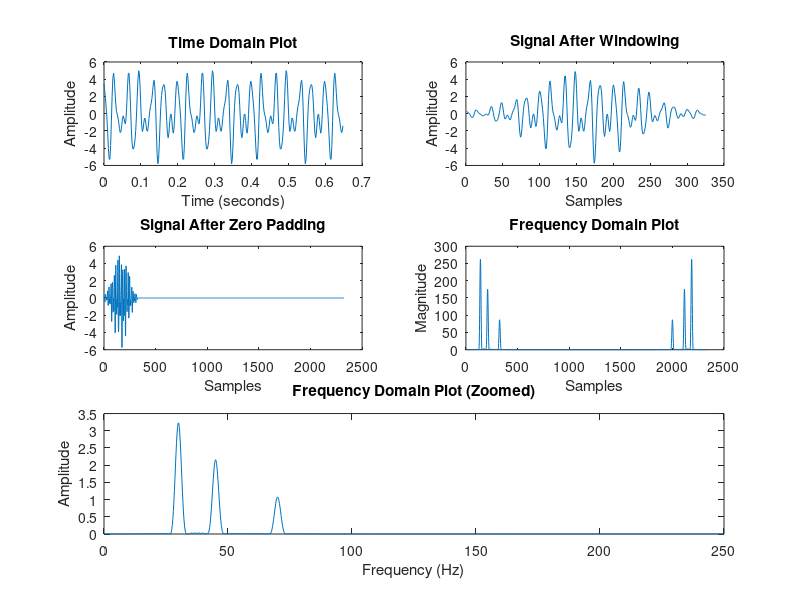

The MATLAB source for this figure: (Note: this script raises an error after producing the figure.)
close; clear; clc;
fs = 500; %Sampling Frequency (Hz)
duration = 0.65; %Duration (Seconds)

N = fs*duration; %Total number of samples
t = 0:1/fs:duration-1/fs; % Time Vector

a1 = 3; f1 = 30; phi1 = 0.6;
a2 = 2; f2 = 45; phi2 = -0.8;
a3 = 1; f3 = 70; phi3 = 2;

s1 = a1*cos(2*pi*f1*t + phi1);
s2 = a2*cos(2*pi*f2*t + phi2);
s3 = a3*cos(2*pi*f3*t + phi3);

s = s1 + s2 + s3;


    % Create a single figure
    figure

    % Plot 1: Time Domain Plot
    subplot(3,2,1)
    plot(t,s)
    xlabel('Time (seconds)');
    ylabel('Amplitude');
    title('Time Domain Plot')

    % Plot 2: Signal After Windowing
    s_windowed = s.*hamming(length(s))'; % assuming N is defined somewhere
    subplot(3,2,2)
    plot(s_windowed)
    xlabel('Samples');
    ylabel('Amplitude');
    title('Signal After Windowing')

    % Plot 3: Signal After Zero Padding
    s_padded = [s_windowed zeros(1,2000)];
    subplot(3,2,3)
    plot(s_padded);
    xlabel('Samples');
    ylabel('Amplitude');
    title('Signal After Zero Padding')

    % Plot 4: Frequency Domain Plot
    S = fft(s_padded);
    subplot(3,2,4)
    plot(abs(S))
    xlabel('Samples');
    ylabel('Magnitude');
    title('Frequency Domain Plot')

    % Plot 5: Frequency Domain Plot (Zoomed)
    S_OneSide = S(1:length(S)/2);
    f = fs*(0:length(S)/2-1)/length(S);
    S_meg = abs(S_OneSide)/(length(s)/4);
    subplot(3,2,[5,6])
    plot(f,S_meg)
    xlabel('Frequency (Hz)');
    ylabel('Amplitude');
    title('Frequency Domain Plot (Zoomed)')


phase1 = angle(S_OneSide(f1*duration+1))
phase2 = angle(S_OneSide(f2*duration+1))
phase3 = angle(S_OneSide(f3*duration+1))
